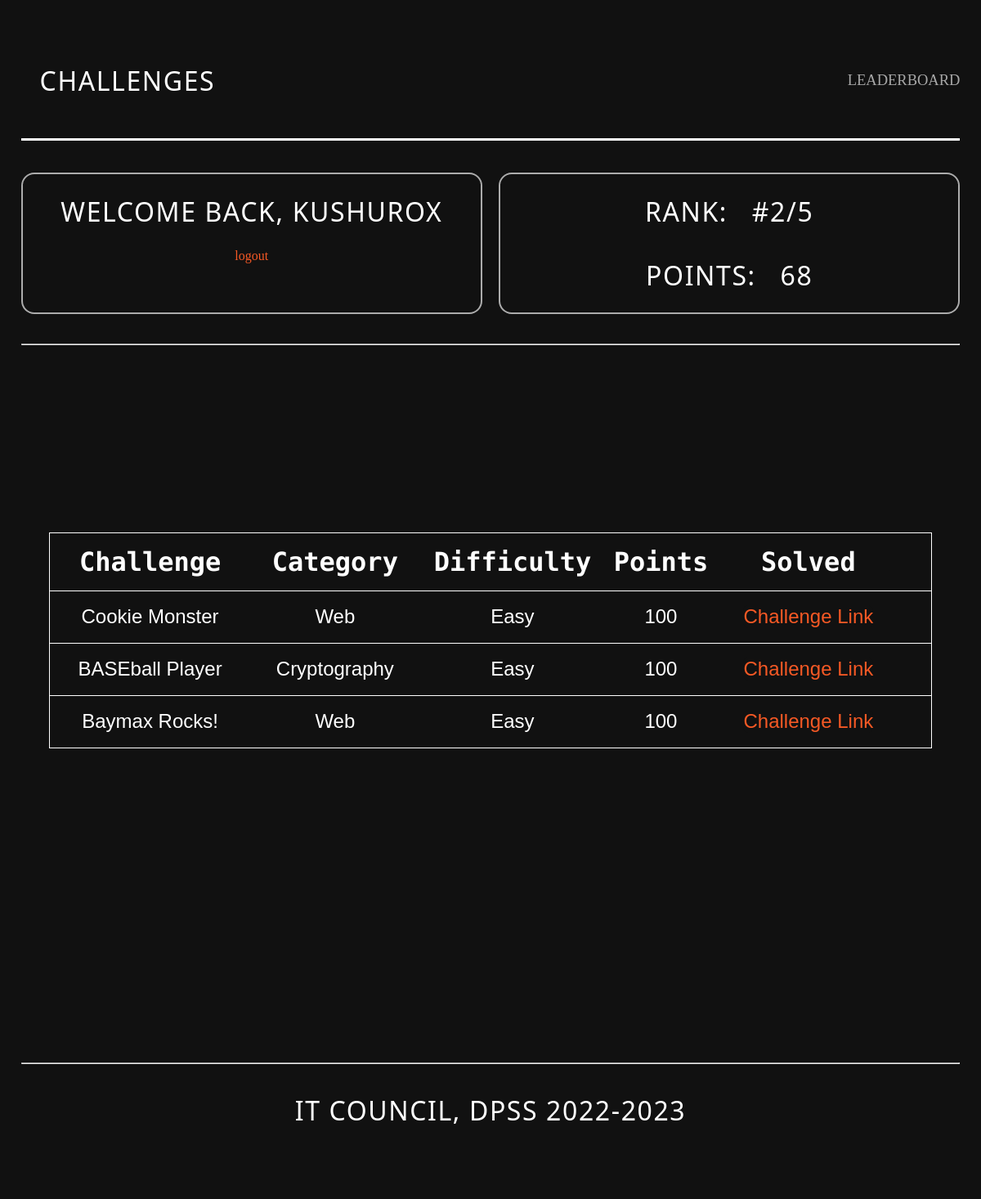
Page /dashboard/ (signed in) on the committed database.
### accounts/models.py (models this page shows)
class Player(AbstractUser):
    first_name = models.CharField(max_length=30, blank=False)
    last_name = models.CharField(max_length=30, blank=False)
    username = models.CharField(_('username'), max_length=30, unique=True, null=True) # is this team name?
    email = models.CharField(_('email'), max_length=100, unique=True, null=True)
    school = models.ForeignKey(School, on_delete=models.CASCADE, null=True, default='')
    score = models.IntegerField(default=0)
    rank = models.IntegerField(default=0)  # remove this later
    phone_number = models.CharField(default=None, null=True, max_length=50)
    USERNAME_FIELD = 'username'
    REQUIRED_FIELDS = ('first_name', 'last_name','email', 'school', 'phone_number')
    objects = PlayerManager()
    def __str__(self):
        return self.username

### Main/models.py (models this page shows, shortened)
class Challenges(models.Model):
    title = models.CharField(max_length=255)
    category = models.CharField(max_length=255)
    difficulty = models.CharField(max_length=255)
    points = models.IntegerField()
    description = models.TextField(max_length=1000, default='')
    hint = models.CharField(max_length=255, default='')
    flag = models.CharField(max_length=255, default='DPSS{EMPTY}')
    link = models.CharField(max_length=255, default='dashboard')
    solve_status = models.BooleanField(default=False)

### Main/views.py (the view)
# urls.py: path('dashboard/', views.dashboard, name='dashboard'),
def dashboard(request):
    user = request.user
    context = {'user': user,'player':Player.objects.get(username=user), 'total_players':Player.objects.count(), 'challenges': Challenges.objects.all().order_by('points')[:]}
    if not request.user.is_authenticated:
        return redirect('login')
    return render(request, 'main/dashboard.html', context)

### Main/templates/main/dashboard.html (shortened to what this page needs)
{% extends "main/layout.html" %}
{% load static %}
{% block global_styling %}
<link rel="stylesheet" href="{% static 'css/dashboard.css' %}" />
{% endblock global_styling %}
{% block content %}
<header id="main">
<div class="l-wrapper">
    <div class="c-header"><h1>CHALLENGES</h1>
      <a href="{% url 'leaderboard' %}">LEADERBOARD</a>
    </div>
    <div class="flex-container">
        <div class="flex-child">
            <h1> Welcome back, {{user}} </h1>
            <a href="{% url 'logout' %}">logout</a>
        </div>
        <div class="flex-child">
          <h1> RANK: &nbsp; #{{player.id}}/{{total_players}} </h1>
          <h1> POINTS: &nbsp; {{player.score}} </h1>
        </div>
      </div>
      <br><br>
      <hr>
</div>
<div class="container">
    <table class='table'>
        <tr class="table-row">
            <th class="table-heading">Challenge</th>
            <th class="table-heading">Category</th>
            <th class="table-heading">Difficulty</th>
            <th class="table-heading">Points</th>
            <th class="table-heading">Solved</th>
            <th class="table-heading"></th>
        </tr>
        {% for challenge in challenges %}
        <tr class='table-row'>
            <td class="table-data">{{challenge.title}}</td>
            <td class="table-data">{{challenge.category}}</td>
            <td class="table-data">{{challenge.difficulty}}</td>
            <td class="table-data">{{challenge.points}}</td>
            <td class="table-data"><a href="../{{challenge.link}}" >Challenge Link</a></td></td>
            <td class="table-data">
            </td>
        </tr>
        {% endfor %}
    </table>
</div>
<div class="l-wrapper">
    <hr>
    <h1>IT COUNCIL, DPSS 2022-2023</h1>
</div>
</header>
{% endblock content %}

### Main/static/css/layout.css (style rules this page uses)
* { box-sizing: border-box; padding: 0; margin: 0; background-color: #111111; }

### Main/static/css/dashboard.css (style rules this page uses)
body { overflow-x: hidden; }
h1 { font-family: "Major Mono Display", monospace; padding: 2%; color: #ffffff; text-align: center; font-size: 2em; }
.table { border-collapse: collapse; border: 1px solid #ffffff; width: 90vw; border-radius: 1em; margin-top: -15rem; }
.table-row { height: 8vh; border-bottom: 1px solid #ffffff; border-right: 1px solid #ffffff; border-radius: 1em; }
.table-heading { text-align: center; font-weight: 900; font-size: 2em; font-family: "Major Mono Display"; color: #ffffff; padding-top: 1rem; padding-bottom: 1rem; }
.table-data { text-align: center; font-weight: 100; font-size: 1.5em; font-family: sans-serif; color: #ffffff; word-break: break-all; padding-top: 1rem; padding-left: 1rem; padding-right: 1rem; padding-bottom: 1rem; }
.container { display: flex; flex-direction: column; height: 100%; width: 100vw; align-items: center; padding-top: 5%; justify-content: center; }
html { --black: #000000; --white: #ffffff; --darkest: #111111; --darker: #16171A; --dark: #A3AFBF; --medium: #DFE7EF; --light: #CAD4E1; --lighter: #F5F8FC; --lightest: var(--white); --primary: #f65925; --primary-light: #DDD9FF; --primary-trans: #ffffff; --yellow: #FDCB6E; --orange: #E17055; --teal: #00CEC9; --bg: var(--darkest); --color: var(--lightest); --surface: var(--darker); }
h1, h2, h3, h4, h5, h6 { font-weight: 400; text-transform: uppercase; letter-spacing: 0.05em; margin-top: 0.8rem; margin-bottom: 0.8rem; font-family: "Oswald", system-ui; }
a { color: var(--primary); text-decoration: none; transition: all 120ms ease-out 0s; display: inline-block; border-radius: 0.4rem; }
.l-wrapper { width: 100%; max-width: 1260px; margin: auto; padding: 1.6rem 1.6rem 3.2rem; }
.c-header { padding: 1rem 0; display: flex; justify-content: space-between; align-items: center; margin-bottom: 2.4rem; position: relative; }
.c-header:before { content: ""; position: absolute; bottom: 0; right: 0; left: 0; height: 0.2rem; background: var(--primary-trans); }
.c-header a { color: #ffffffa2; font-size: 18.5px; }
.flex-container { display: flex; }
.flex-child { flex: 1; border: 2px solid rgba(251, 251, 251, 0.663); border-radius:1em; text-align: center; }
.flex-child:first-child { margin-right: 20px; }
*, *::before, *::after { padding: 0; margin: 0; box-sizing: border-box; }
body { position: relative; }
#main { height: 100vh; width: 100%; position: relative; background: #111111; }

### rows in the picture
Player: username "KUSHUROX", id "2", score "68"
Challenges: title "Cookie Monster", category "Web", difficulty "Easy", points "100"
Challenges: title "BASEball Player", category "Cryptography", difficulty "Easy", points "100"
Challenges: title "Baymax Rocks!", category "Web", difficulty "Easy", points "100"

### other values in the picture
{{ total_players }} "5"
